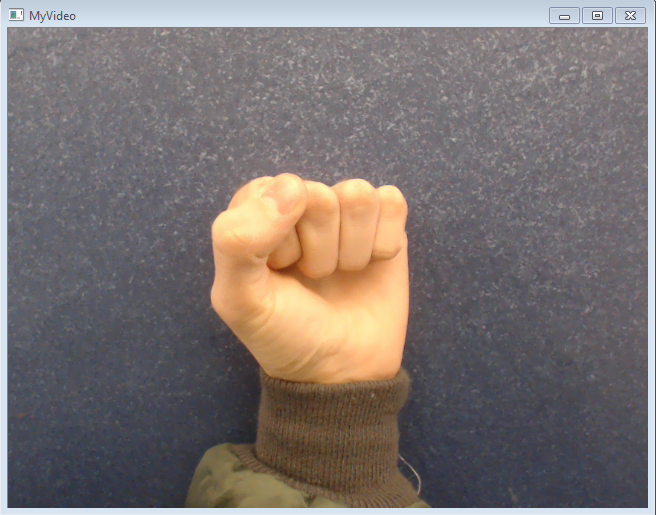
//> input picture Report/fistsource.jpg, 656 x 515 px, given in place of the camera
$ ./CS585_Lab2   (built with g++ and OpenCV 4)
//> lines starting //> are read from the running program, lines starting //| are printed output that depends on the picture; after the words box and inside, x2 and y2 are one past the last pixel; in counts of white or black regions, pixels touching at a corner belong together
### CS585_Lab2/stdafx.h
// stdafx.h : include file for standard system include files,
// or project specific include files that are used frequently, but
// are changed infrequently
//

#pragma once

#include "targetver.h"

#include <stdio.h>
#include <tchar.h>


// TODO: reference additional headers your program requires here

### CS585_Lab2/CS585_Lab2.cpp
/*
* CS440 PA1
* HANDSHAPE DETECTION PROJECT
* Omayr Abdelgany
* Lai Wei
* Shirui Ye
* Chang Gao
*	--------------
*/

#include "stdafx.h"
//opencv libraries
#include "opencv2/core/core.hpp"
#include "opencv2/highgui/highgui.hpp"
#include "opencv2/imgproc/imgproc.hpp"
//C++ standard libraries
#include <iostream>
#include <vector>

using namespace cv;
using namespace std;


int thresh = 128;
int max_thresh = 255;

//function declarations

/**
Function that returns the maximum of 3 integers
@param a first integer
@param b second integer
@param c third integer
*/
int myMax(int a, int b, int c);

/**
Function that returns the minimum of 3 integers
@param a first integer
@param b second integer
@param c third integer
*/
int myMin(int a, int b, int c);

/**
Function that detects whether a pixel belongs to the skin based on RGB values
@param src The source color image
@param dst The destination grayscale image where skin pixels are colored white and the rest are colored black
*/
void mySkinDetect(Mat& src, Mat& dst);

/**
Function that does frame differencing between the current frame and the previous frame
@param src The current color image
@param prev The previous color image
@param dst The destination grayscale image where pixels are colored white if the corresponding pixel intensities in the current
and previous image are not the same
*/
void myFrameDifferencing(Mat& prev, Mat& curr, Mat& dst);

void myContour(Mat& src, Mat& dest);
/**
Function that accumulates the frame differences for a certain number of pairs of frames
@param mh Vector of frame difference images
@param dst The destination grayscale image to store the accumulation of the frame difference images
*/
void myMotionEnergy(vector<Mat> mh, Mat& dst);

int main()
{

	Mat src; Mat src_gray; Mat blur_gray;


	//----------------
	//a) Reading a stream of images from a webcamera, and displaying the video
	//----------------
	// For more information on reading and writing video: http://docs.opencv.org/modules/highgui/doc/reading_and_writing_images_and_video.html
	// open the video camera no. 0
	VideoCapture cap(0);

	// if not successful, exit program
	if (!cap.isOpened())
	{
		cout << "Cannot open the video cam" << endl;
		return -1;
	}

	//create a window called "MyVideoFrame0"
	//namedWindow("MyVideo0", WINDOW_AUTOSIZE);
	Mat frame0;

	// read a new frame from video
	bool bSuccess0 = cap.read(frame0);
//> frame0 is the input picture: 515 rows x 656 cols, CV_8UC3; mean B, G, R 113.9, 115.9, 124

	//if not successful, break loop
	if (!bSuccess0)
	{
		cout << "Cannot read a frame from video stream" << endl;
	}

	//show the frame in "MyVideo" window
	//imshow("MyVideo0", frame0);

	//create a window called "MyVideo"
	namedWindow("MyVideo", WINDOW_AUTOSIZE);
	//namedWindow("MyVideoMH", WINDOW_AUTOSIZE);
	//namedWindow("Skin", WINDOW_AUTOSIZE);

	vector<Mat> myMotionHistory;
	Mat fMH1, fMH2, fMH3;
	fMH1 = Mat::zeros(frame0.rows, frame0.cols, CV_8UC1);
	fMH2 = fMH1.clone();
	fMH3 = fMH1.clone();
	myMotionHistory.push_back(fMH1);
	myMotionHistory.push_back(fMH2);
	myMotionHistory.push_back(fMH3);

	while (1)
	{
		// read a new frame from video


		Mat frame;
		bool bSuccess = cap.read(frame);


		//if not successful, break loop
		if (!bSuccess)
		{
			cout << "Cannot read a frame from video stream" << endl;
			break;
		}

		// destination frame
		Mat frameDest;
		frameDest = Mat::zeros(frame.rows, frame.cols, CV_8UC1); //Returns a zero array of same size as src mat, and of type CV_8UC1
		Mat frameDest1;
		myContour(frame, frameDest1);
		imshow("CONTOUR", frameDest1);


		imshow("MyVideo", frame);
		//----------------
		//	b) Skin color detection
		//----------------
		mySkinDetect(frame, frameDest);
		//imshow("Skin", frameDest);

		//----------------
		//	c) Background differencing
		//----------------


		//call myFrameDifferencing function
		myFrameDifferencing(frame0, frame, frameDest);
		//imshow("MyVideo", frameDest);
		myMotionHistory.erase(myMotionHistory.begin());
		myMotionHistory.push_back(frameDest);
		Mat myMH = Mat::zeros(frame0.rows, frame0.cols, CV_8UC1);

		//----------------
		//  d) Visualizing motion history
		//----------------

		//call myMotionEnergy function
		myMotionEnergy(myMotionHistory, myMH);


		//imshow("MyVideoMH", myMH); //show the frame in "MyVideo" window
		frame0 = frame;
		//wait for 'esc' key press for 30ms. If 'esc' key is pressed, break loop


		if (waitKey(30) == 27)
		{
			cout << "esc key is pressed by user" << endl;
			break;
		}

	}


	cap.release();


	return 0;
}

//Function that returns the maximum of 3 integers
int myMax(int a, int b, int c) {
	int m = a;
	(void)((m < b) && (m = b));
	(void)((m < c) && (m = c));
	return m;
}

//Function that returns the minimum of 3 integers
int myMin(int a, int b, int c) {
	int m = a;
	(void)((m > b) && (m = b));
	(void)((m > c) && (m = c));
	return m;
}

//Function that detects whether a pixel belongs to the skin based on RGB values
void mySkinDetect(Mat& src, Mat& dst) {
	//Surveys of skin color modeling and detection techniques:
	//Vezhnevets, Vladimir, Vassili Sazonov, and Alla Andreeva. "A survey on pixel-based skin color detection techniques." Proc. Graphicon. Vol. 3. 2003.
	//Kakumanu, Praveen, Sokratis Makrogiannis, and Nikolaos Bourbakis. "A survey of skin-color modeling and detection methods." Pattern recognition 40.3 (2007): 1106-1122.
	for (int i = 0; i < src.rows; i++){
		for (int j = 0; j < src.cols; j++){
			//For each pixel, compute the average intensity of the 3 color channels
			Vec3b intensity = src.at<Vec3b>(i, j); //Vec3b is a vector of 3 uchar (unsigned character)
			int B = intensity[0]; int G = intensity[1]; int R = intensity[2];
			if ((R > 95 && G > 40 && B > 20) && (myMax(R, G, B) - myMin(R, G, B) > 15) && (abs(R - G) > 15) && (R > G) && (R > B)){
				dst.at<uchar>(i, j) = 255;
			}
		}
	}
}

//Function that does frame differencing between the current frame and the previous frame
void myFrameDifferencing(Mat& prev, Mat& curr, Mat& dst) {
	//For more information on operation with arrays: http://docs.opencv.org/modules/core/doc/operations_on_arrays.html
	//For more information on how to use background subtraction methods: http://docs.opencv.org/trunk/doc/tutorials/video/background_subtraction/background_subtraction.html
	absdiff(prev, curr, dst);
	Mat gs = dst.clone();
	cvtColor(dst, gs, CV_BGR2GRAY);
	dst = gs > 50;
	Vec3b intensity = dst.at<Vec3b>(100, 100);
}

//Function that accumulates the frame differences for a certain number of pairs of frames
void myMotionEnergy(vector<Mat> mh, Mat& dst) {
	Mat mh0 = mh[0];
	Mat mh1 = mh[1];
	Mat mh2 = mh[2];

	for (int i = 0; i < dst.rows; i++){
		for (int j = 0; j < dst.cols; j++){
			if (mh0.at<uchar>(i, j) == 255 || mh1.at<uchar>(i, j) == 255 || mh2.at<uchar>(i, j) == 255){
				dst.at<uchar>(i, j) = 255;
			}
		}
	}
}


void myContour(Mat& src, Mat& dest){

	vector<vector<Point>> contours;
	vector<Vec4i> hierarchy;
	Mat src_gray; Mat blur_gray;
	cvtColor(src, src_gray, CV_BGR2GRAY);
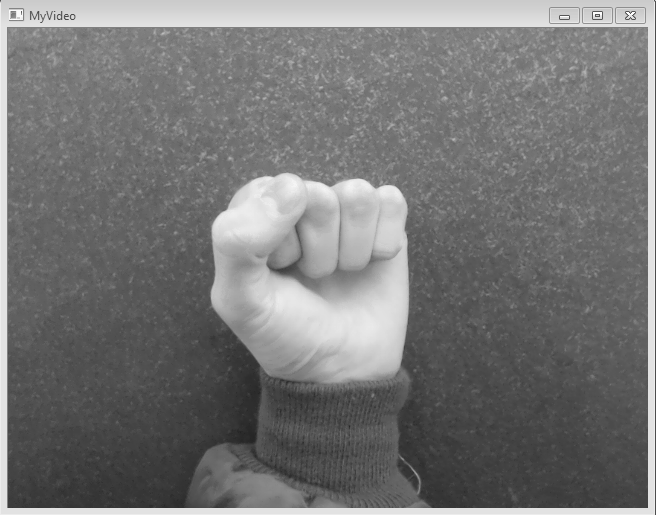
//> src_gray: 515 rows x 656 cols, CV_8UC1; min 35, max 255, mean 118.1

	blur(src_gray, blur_gray, Size(3, 3));

	Mat thres_output;
	threshold(blur_gray, thres_output, thresh, max_thresh, 0);
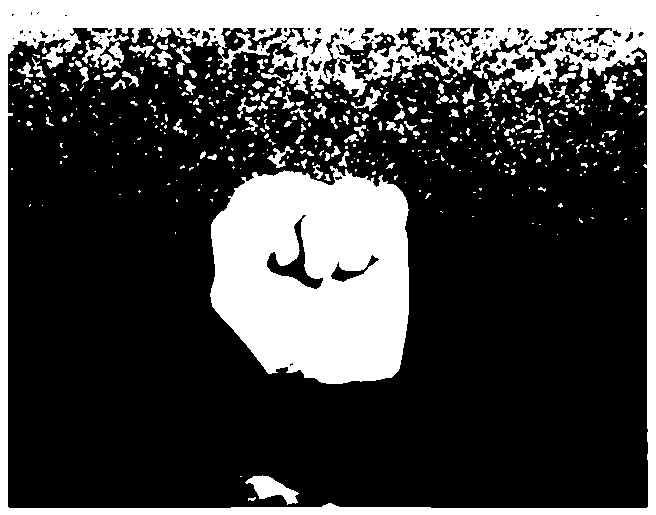
//> thres_output: 515 rows x 656 cols, CV_8UC1; 27% white; 522 white regions (389 under 20 px)


	findContours(thres_output, contours, hierarchy, CV_RETR_TREE, CV_CHAIN_APPROX_SIMPLE, Point(0, 0));
//> contours = 647 contours, 517 with area under 20; largest, box (x1, y1, x2, y2) and area: (0, 0, 656, 515) 336670, (7, 27, 649, 509) 288664, (210, 166, 409, 384) 35564, (266, 214, 324, 290) 1114, (220, 27, 283, 60) 864
	cout << "The number of contours detected is: " << contours.size() << endl;
//| The number of contours detected is: 647
	dest = Mat::zeros(thres_output.size(), CV_8UC3);


	int maxsize = 0;
	int maxind = 0;
	Rect boundrec;
	for (int i = 0; i < contours.size(); i++)
	{

		double area = contourArea(contours[i]);
		if (area > maxsize) {
			maxsize = area;
			maxind = i;
			boundrec = boundingRect(contours[i]);
		}
	}
//> this loop made 647 passes
//> (area, maxsize, boundrec) on pass 1: (336670, 336670, Rect(0, 0, 656, 515))
//> area on passes 8, 12, 14, 15, 17, 18: 41.5, 40, 85.5, 89, 39.5, 25
//> after the loop, maxsize = 336670; maxind = 0


	drawContours(dest, contours, maxind, Scalar(255, 0, 0), CV_FILLED, 8, hierarchy);
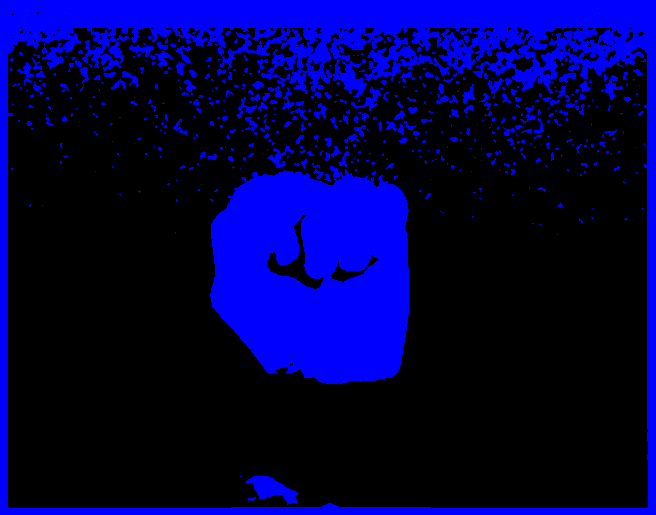
//> dest: 515 rows x 656 cols, CV_8UC3; mean B, G, R 68.8, 0, 0
	drawContours(dest, contours, maxind, Scalar(0, 0, 255), 2, 8, hierarchy);

	rectangle(dest, boundrec, Scalar(0, 255, 0), 1, 8, 0);


	cout << "The area of the largest contour detected is: " << contourArea(contours[maxind]) << endl;
//| The area of the largest contour detected is: 336670
	cout << "-----------------------------" << endl << endl;

	Mat A1 = dest(boundrec);
	//imshow("A1", A1);

	int counter = 0;

	for (int i = 0; i < A1.rows; i++){
		for (int j = 0; j < A1.cols; j++){

			Vec3b intensity = A1.at<Vec3b>(i, j);
			int B = intensity[0];
			int G = intensity[1];
			int R = intensity[2];
			if (B > 200){
				counter++;
			}


		}


	}
//> this loop made 515 passes
//> counter on passes 1 to 3: 0, 0, 652
//> after the loop, counter = 59592

	double c = double(counter);
//> c = 59592
	double cols = double(A1.cols);
//> cols = 656
	double rows = double(A1.rows);
//> rows = 515

	double pcent = c / (rows * cols);
//> pcent = 0.176
	cout << c << "\n";
//| 59592
	cout << rows*cols << "\n";
//| 337840
	cout << pcent << "\n";
//| 0.176391

	if (pcent <= 0.40) {
		cout << "It is a open Five" << "\n";
		putText(dest, "OPEN FIVE", cvPoint(30, 30), FONT_HERSHEY_PLAIN, 1.2f, cvScalar(0, 255, 0));
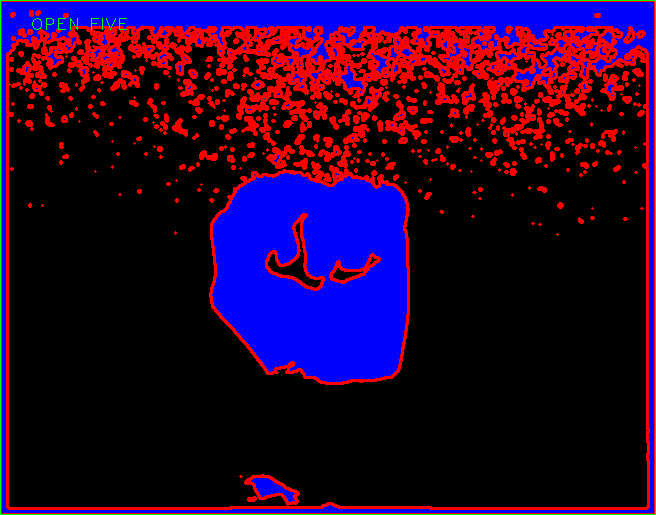
//> dest: 515 rows x 656 cols, CV_8UC3; mean B, G, R 44.8, 1.9, 37
//> after the loop in mySkinDetect, `for (int i = 0; i < src.rows; i++)`:
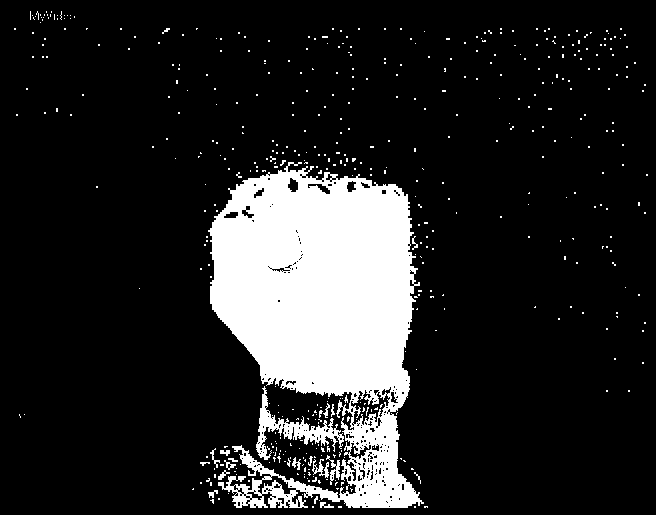
//> dst: 515 rows x 656 cols, CV_8UC1; 14.8% white; 488 white regions (469 under 20 px), largest, box (x1, y1, x2, y2) and area: (208, 162, 424, 508) 45637, (256, 386, 344, 460) 1539, (326, 455, 340, 485) 147
//> in myFrameDifferencing, `absdiff(prev, curr, dst);`: dst: 515 rows x 656 cols, CV_8UC3; every value is 0
//> in myFrameDifferencing, `cvtColor(dst, gs, CV_BGR2GRAY);`: gs: 515 rows x 656 cols, CV_8UC1; every value is 0
//> in myFrameDifferencing, `Vec3b intensity = dst.at<Vec3b>(100, 100);`: intensity = [0, 0, 0]
//> the Esc key is pressed
	}

	if (pcent >= 0.57){
		cout << "It is a close FIST" << "\n";
		putText(dest, "CLOSED FIST", cvPoint(30, 30), FONT_HERSHEY_PLAIN, 1.2f, cvScalar(0, 255, 0));


	}

	if (pcent >= 0.45 && pcent <0.54){
		cout << "It is a THUMBS UP" << "\n";
		putText(dest, "THUMBS UP", cvPoint(30, 30), FONT_HERSHEY_PLAIN, 1.2f, cvScalar(0, 255, 0));


	}


}

$ run again, on Report/thumbupsource.jpg
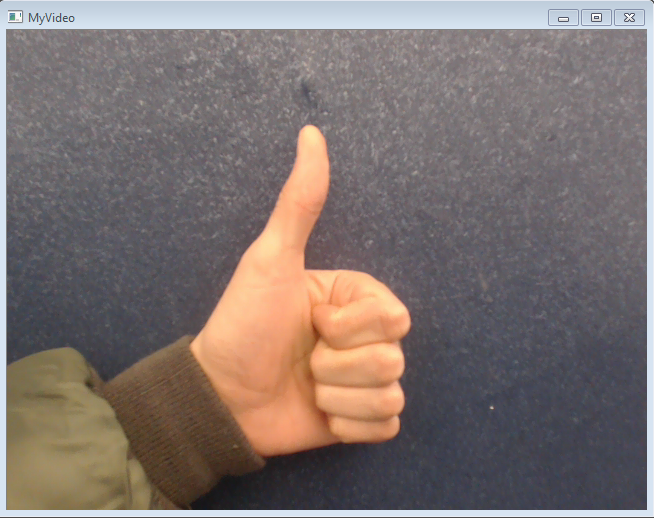
//> input picture Report/thumbupsource.jpg, 656 x 518 px, given in place of the camera
//> frame0 is the input picture: 518 rows x 656 cols, CV_8UC3; mean B, G, R 112.3, 115.3, 126.9
//> in myContour, `threshold(blur_gray, thres_output, thresh, max_thresh, 0);`:
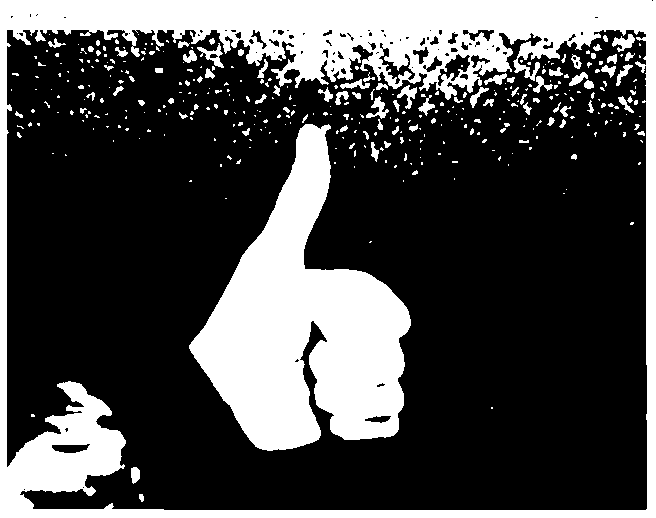
//> thres_output: 518 rows x 656 cols, CV_8UC1; 28.7% white; 372 white regions (279 under 20 px)
//> contours = 472 contours, 379 with area under 20; largest, box (x1, y1, x2, y2) and area: (0, 0, 656, 518) 338634, (6, 29, 648, 511) 285467, (189, 124, 411, 451) 36272, (437, 53, 471, 87) 490, (378, 47, 416, 85) 460
//| The number of contours detected is: 472
//> the loop in myContour, `for (int i = 0; i < contours.size(); i++)` made 472 passes
//> (area, maxsize, boundrec) on pass 1: (338634, 338634, Rect(0, 0, 656, 518))
//> after the loop in myContour, `for (int i = 0; i < contours.size(); i++)`: maxsize = 338634; maxind = 0
//| The area of the largest contour detected is: 338634
//> the loop in myContour, `for (int i = 0; i < A1.rows; i++)` made 518 passes
//> counter on passes 1 to 3: 0, 0, 649
//> after the loop in myContour, `for (int i = 0; i < A1.rows; i++)`: counter = 70724
//> pcent = 0.208
//| 70724
//| 339808
//| 0.208129
//> after the loop in mySkinDetect, `for (int i = 0; i < src.rows; i++)`:
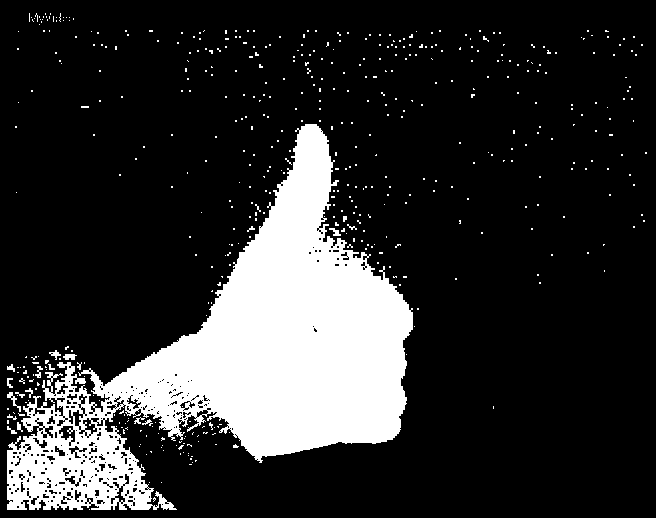
//> dst: 518 rows x 656 cols, CV_8UC1; 18.3% white; 507 white regions (487 under 20 px), largest, box (x1, y1, x2, y2) and area: (7, 124, 413, 510) 59558, (7, 392, 21, 412) 75, (63, 354, 77, 360) 62
//> gs: 518 rows x 656 cols, CV_8UC1; every value is 0
//> intensity = [0, 0, 0]
